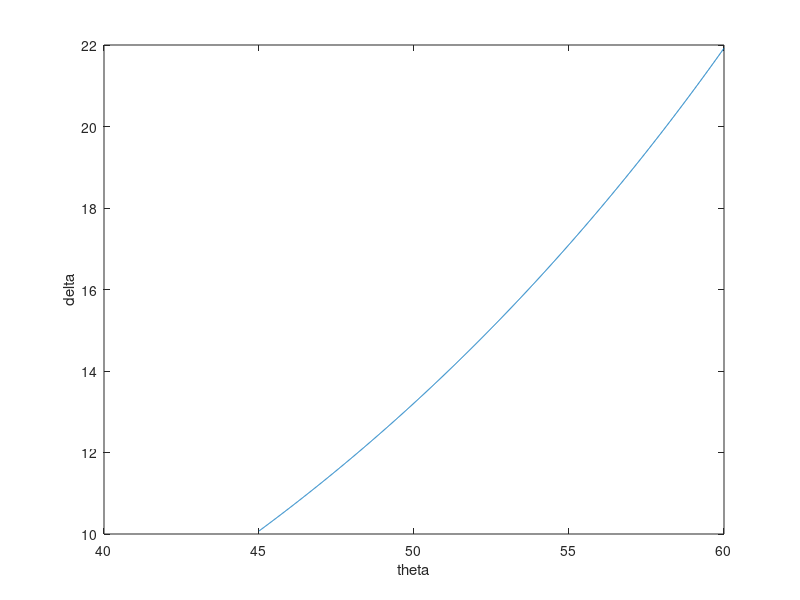

Recreate this plot in MATLAB.
clear all;
close(gcf);
close(gcf);
close(gcf);
close(gcf);

n1=1;
n2=1.5;

theta =[45:0.01:60]*pi/180;
kappa=[];
delta=[];
%kappa=[acosh(1/cos(delta/2))-0.5:0.01:acosh(1/cos(delta/2))+0.5];
%vkappa =acosh(1/cos(delta/2))

for k=1:length(theta),
theta2=asin((n1/n2).*sin(theta(k)));

t1s=(2*n1.*cos(theta(k)))/(n1.*cos(theta(k))+n2.*cos(theta2));
t2s=(2*n2.*cos(theta2))/(n1.*cos(theta(k))+n2.*cos(theta2));
t1p=(2*n1.*cos(theta(k)))/(n2.*cos(theta(k))+n1.*cos(theta2));
t2p=(2*n2.*cos(theta2))/(n2.*cos(theta(k))+n1.*cos(theta2));

rs=t1s.*t2s.*t1s.*t2s;
rp=t1p.*t2p.*t1p.*t2p;

kappa(k)=(-1/2).*log(rs/rp);
delta(k)=2*acos(1/cosh(kappa(k)));
end

plot(theta.*180/pi,delta*180/pi)
xlabel('theta')
ylabel('delta')